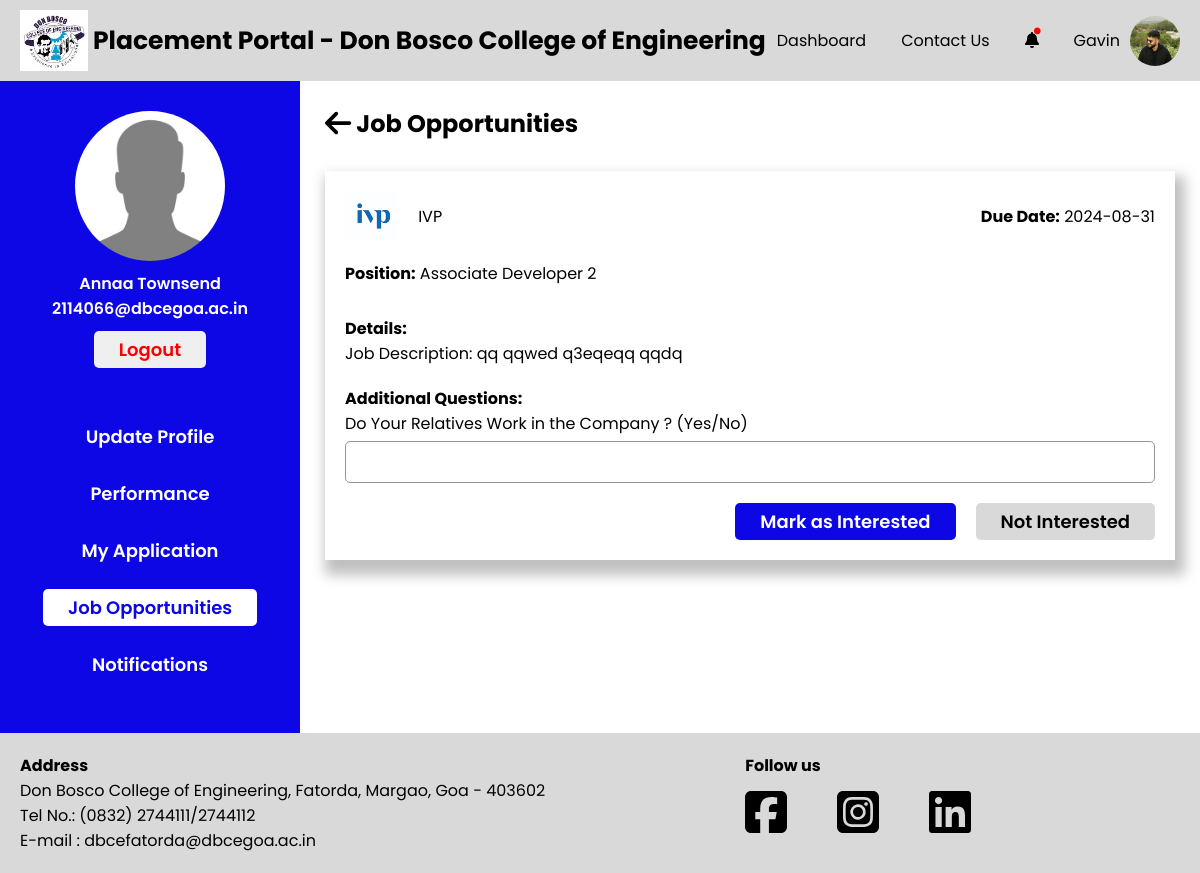
The app's page /Students/job-opportunities-detail.php?jid=64 (signed in) with its own data.
### tables this page shows
CREATE TABLE `student` (
  `S_College_Email` varchar(255) NOT NULL,
  `S_Fname` varchar(255) NOT NULL,
  `S_Mname` varchar(255) NOT NULL,
  `S_Lname` varchar(255) NOT NULL,
  `S_Personal_Email` varchar(255) NOT NULL,
  `S_Address` text NOT NULL,
  `S_Phone_no` varchar(20) NOT NULL,
  `S_Roll_no` varchar(50) NOT NULL,
  `S_PR_No` varchar(50) NOT NULL,
  `S_10th_Perc` decimal(5,2) NOT NULL,
  `S_12th_Perc` decimal(5,2) NOT NULL,
  `S_Password` varchar(255) NOT NULL,
  `S_Resume` varchar(255) NOT NULL,
  `S_Profile_pic` varchar(255) NOT NULL,
  `S_10th_marksheet` varchar(255) NOT NULL,
  `S_12th_marksheet` varchar(255) NOT NULL,
  `S_Class_id` int(11) DEFAULT NULL,
  `S_Year_of_Admission` year(4) NOT NULL,
  `Gender` varchar(1) NOT NULL,
  `PLACED` varchar(10) NOT NULL DEFAULT 'No',
  `registration_complete` tinyint(4) NOT NULL DEFAULT 0
);

CREATE TABLE `company` (
  `C_id` int(11) NOT NULL,
  `C_Name` varchar(255) NOT NULL,
  `C_Logo` varchar(255) DEFAULT NULL,
  `C_Domain` varchar(255) DEFAULT NULL,
  `C_Scope` varchar(255) DEFAULT NULL,
  `C_Description` text DEFAULT NULL,
  `C_Location` varchar(255) DEFAULT NULL,
  `C_Website` varchar(255) DEFAULT NULL,
  `C_HR_name` varchar(255) DEFAULT NULL,
  `C_HR_email` varchar(255) DEFAULT NULL,
  `C_HR_phone` varchar(20) DEFAULT NULL,
  `C_Date_of_Reg` date DEFAULT current_timestamp(),
  `C_PC_Email` varchar(255) DEFAULT NULL
);

CREATE TABLE `jobplacements` (
  `J_id` int(11) NOT NULL,
  `J_Position` varchar(255) NOT NULL,
  `J_Backlogs_allowed` tinyint(1) DEFAULT NULL,
  `J_Description` text DEFAULT NULL,
  `J_Due_date` date DEFAULT NULL,
  `J_Offered_salary` float DEFAULT NULL,
  `J_Req_cgpa` decimal(4,2) DEFAULT NULL,
  `J_No_of_posts` int(11) DEFAULT NULL,
  `Accept_Responses` tinyint(4) NOT NULL DEFAULT 1
);

CREATE TABLE `questions` (
  `Question_ID` int(11) NOT NULL,
  `Question_Text` varchar(255) NOT NULL,
  `Is_Deleted` tinyint(1) DEFAULT 0
);

### Students/job-opportunities-detail.php (the view, shortened to what this page needs)
<?php
global $conn;
?>
<!DOCTYPE html>
<html lang="en">
<head>
    <?php include './head.php' ?>
    <link rel="stylesheet" href="./css/job-opportunities-detail.css">
</head>
<body>
    <div id="wrapper">
        <?php include './header.php' ?>
        <div class="container">
            <?php include './sidebar.php' ?>
            <div class="main-container">
                <h2 class="main-container-heading"><a href="./job-opportunities.php"><i class="fa-solid fa-arrow-left fa-lg" style="color: #000000;"></i></a>
                    Job Opportunities</h2>
                <div class="sections">
                    <?php
                    $job_id = $_GET['jid'];
                    global $conn;
                    $fetchJobDetailQuery = "SELECT C.C_Name as cname, C.C_Logo clogo, P.J_Due_date duedate, P.J_Position position, P.J_Description description, A.Interest interest
                                            FROM company as C
                                            INNER JOIN jobposting as J ON J.C_id = C.C_id
                                            INNER JOIN jobplacements as P ON P.J_id = J.J_id
                                            INNER JOIN jobapplication as A ON A.J_id = P.J_id
                                            WHERE P.J_Due_date >= CURRENT_DATE AND J.J_id = ? AND A.S_College_Email = ?";
                    $fetchJobDetail = $conn->prepare($fetchJobDetailQuery);
                    $fetchJobDetail->bind_param("is", $job_id, $_SESSION["user_email"]);
                    $fetchJobDetail->execute();
                    $result = $fetchJobDetail->get_result();
                    while ($row = $result->fetch_assoc()) {
                        echo '<div class="company-container">
                                <div class="company-logo-container">
                                    <img src="../Data/Companies/Company_Logo/' . $row['clogo'] . '" alt="">
                                    <p>' . $row['cname'] . '</p>
                                </div>
                                <p><strong>Due Date:</strong> ' . $row['duedate'] . '</p>
                            </div>
                            <p class="position"><strong>Position:</strong> ' . $row['position'] . '</p>
                            <p class=""><strong>Details:</strong></p>
                            <p>Job Description: ' . $row['description'] . '</p>
                            <p class="" style="margin-top:20px;"><strong>Additional Questions:</strong></p>
                            <form method="POST" action="">
                                <input type="hidden" name="jid" value="' . $job_id . '">
                                <input type="hidden" name="interest" value="1">
                                <div class="add-questions">';
                                $fetchQuestionsQuery = "SELECT Q.Question_ID as question_id, Q.Question_Text as question_text
                                                        FROM jobquestions as JQ
                                                        INNER JOIN Questions as Q ON JQ.Question_ID = Q.Question_ID
                                                        WHERE JQ.Job_ID = ?";
                                $fetchQuestions = $conn->prepare($fetchQuestionsQuery);
                                $fetchQuestions->bind_param("i", $job_id);
                                $fetchQuestions->execute();
                                $questionsResult = $fetchQuestions->get_result();
                                while ($questionRow = $questionsResult->fetch_assoc()) {
                                    echo '<div class="inputbox">
                                            <label for="">' . htmlspecialchars($questionRow['question_text']) . '</label>
                                            <input type="text" name="answers[]" value="">
                                            <input type="hidden" name="question_ids[]" value="' . $questionRow['question_id'] . '">
                                          </div>';
                                }
                                echo '</div>';
                        if ($row['interest'] == 0) {
                            echo '<div class="interest-button-container">
                                    <button type="submit" id="myBtn" class="interested">Mark as Interested</button>
                                    <a href="./job-opportunities-detail.php?jid=' . $job_id . '&interest=0" class="not-interested">Not Interested</a>
                                  </div>';
                        } else {
                            echo '<div class="interest-button-container">
                                    <a href="./job-opportunities-detail.php?jid=' . $job_id . '&interest=0" class="not-interested">Not Interested</a>
                                  </div>';
                        }
                    }
                    ?>
                </div>
            </div>
        </div>
    </div>
    <?php include './footer.php' ?>
</body>
</html>

### Students/sidebar.php (shortened to what this page needs)
<?php
global $conn;
if (isset($_SESSION["user_type"]) && isset($_SESSION["user_email"])) {
    $useremail = $_SESSION["user_email"];
    $fetchStudentQuery = "SELECT S_Fname, S_Lname, S_Profile_pic FROM student WHERE S_College_Email = ?";
    $fetchStudent = $conn->prepare($fetchStudentQuery);
    $fetchStudent->bind_param("s", $useremail);
    $fetchStudent->execute();
    $result = $fetchStudent->get_result();
    if ($result->num_rows > 0) {
        $userInfo = $result->fetch_assoc();
        $userName = htmlspecialchars($userInfo['S_Fname'] . ' ' . $userInfo['S_Lname']);
        $userProfilePic = htmlspecialchars($userInfo['S_Profile_pic']);
        $userEmail = htmlspecialchars($useremail);
        echo '<div class="side-bar-container">
                        <div class="fixed-container">
                            <div class="top-container">
                                <img src="../Data/Students/Profile_Images/'. $userProfilePic . '" alt="'.$userProfilePic.'">
                                <p>' . $userName . '</p>
                                <p>' . $userEmail . '</p>
                                <a href="../logout.php"><button>Logout</button></a>
                            </div>
                            <div class="bottom-container">
                                <a href="./my-profile.php"><button id="myprofile">Update Profile</button></a>
                                <a href="./performance-and-metrics.php"><button id="performance">Performance</button></a>
                                <a href="./my-applications.php"><button id="myapplications">My Application</button></a>
                                <a href="./job-opportunities.php"><button id="jobopportunities">Job Opportunities</button></a>
                                <a href="./notifications.php"><button id="notifications">Notifications</button></a>
                            </div>
                        </div>
                    </div>';
    } else {
    }
} else {
    echo "Session variables not set.";
}

### Students/css/footer.css (style rules this page uses)
a { all: unset; }

### Students/css/sidebar.css (style rules this page uses)
.side-bar-container { width: 25%; background-color: var(--primary-blue); padding-bottom: 50px; }
.fixed-container { position: -webkit-sticky; position: sticky; top: 30px; }
.top-container { margin-top: 30px; display: flex; flex-direction: column; align-items: center; }
.top-container img { width: 150px; height: 150px; border-radius: 50%; margin-bottom: 10px; }
.top-container p { color: var(--primary-white); font-weight: 600; }
.top-container button { margin-top: 10px; padding-block: 5px; padding-inline: 25px; border-radius: 5px; border: none; font-weight: 600; font-size: 18px; cursor: pointer; color: red; }
.bottom-container { margin-top: 50px; display: flex; flex-direction: column; align-items: center; gap: 20px; }
.bottom-container button { padding: 5px 25px; border-radius: 5px; border: none; font-weight: 600; font-size: 18px; cursor: pointer; color: var(--primary-white); background-color: var(--primary-blue); }

### root.css (style rules this page uses)
*,*::after,*::before { padding: 0; margin: 0; box-sizing: border-box; font-family: "Poppins", sans-serif; }
:root { --primary-blue : #0C07E4; --primary-grey : #d9d9d9; --primary-white : white; --primary-red : #FB1616; --secondary-grey : #969696; }

### Students/css/job-opportunities-detail.css (style rules this page uses)
*,*::after,*::before { padding: 0; margin: 0; box-sizing: border-box; font-family: "Poppins", sans-serif; }
:root { --primary-blue : #0C07E4; --primary-grey : #d9d9d9; --primary-white : white; }
#wrapper { position: relative; }
.container { width: 100%; display:flex ; }
#jobopportunities { color: var(--primary-blue); background-color: var(--primary-white); }
.main-container { width: 75%; padding: 25px; margin-bottom: 50px; }
.main-container-heading > a { cursor: pointer; }
.sections { position: relative; margin-top: 30px; box-shadow: 5px 10px 12.3px 5px rgba(0, 0, 0, .25); padding: 20px; margin-bottom: 50px; }
.company-logo-container > img { height: 50px; }
.company-logo-container { display: flex; align-items: center; gap: 20px; }
.company-container { display: flex; justify-content: space-between; align-items: center; }
.position { margin-top: 20px; margin-bottom: 30px; }
.sections button { margin-top: 10px; padding-block: 5px; padding-inline: 25px; border-radius: 5px; border: none; font-weight: 600; font-size: 18px; cursor: pointer; }
.not-interested { background-color: var(--primary-grey); }
.interested { background-color: var(--primary-blue); color: var(--primary-white); }
.interest-button-container { width: 100%; display: flex; margin-top: 10px; justify-content: flex-end; gap: 20px; }
.interest-button-container > a { margin-top: 10px; padding-block: 5px; padding-inline: 25px; border-radius: 5px; border: none; font-weight: 600; font-size: 18px; cursor: pointer; }
.inputbox { margin-top: 10px; display:flex; flex-direction: column; }
.inputbox:nth-of-type(1) { margin-top: 0px; }
.inputbox input { border: 1px solid var(--secondary-grey); padding: 10px; border-radius: 5px; margin-top: 5px; outline: none; }
.inputbox input::placeholder { color:grey; }

### records on screen
student: S_Profile_pic (placeholder picture), userName "Annaa Townsend"
company: C_Logo (picture), C_Name "IVP", jobplacements.J_Due_date "2024-08-31", jobplacements.J_Position "Associate Developer 2", jobplacements.J_Description "qq qqwed q3eqeqq qqdq"
questions: Question_Text "Do Your Relatives Work in the Company ? (Yes/No)"

### other values on screen
$userEmail "2114066@dbcegoa.ac.in"
